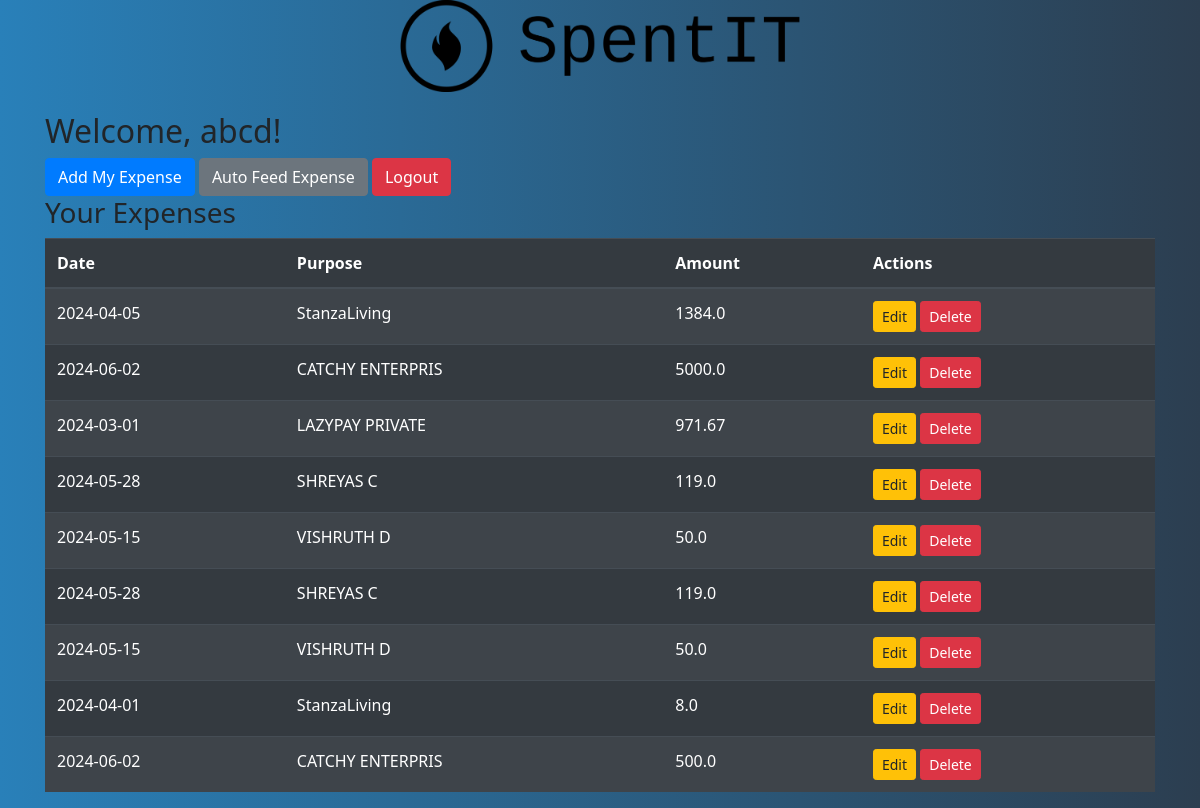
Page /user (signed in) on the committed database.
### tables this page shows
CREATE TABLE expenses (
            id INTEGER PRIMARY KEY,
            userid INTEGER NOT NULL,
            date TEXT NOT NULL,
            purpose TEXT NOT NULL,
            amount REAL NOT NULL,
            FOREIGN KEY (userid) REFERENCES user(userid)
        );

### app.py (the view)
@app.route('/user')
def user():
    if 'loggedin' not in session:
        return redirect('/login')
    expenses = get_expenses(session['userid'])
    return render_template('user.html',expenses=expenses)

### app.py (called while the page is built)
def get_db_connection():
    conn = sqlite3.connect('syst.db')
    conn.row_factory = sqlite3.Row
    return conn

def get_expenses(userid):
    conn = get_db_connection()
    cursor = conn.cursor()
    cursor.execute("SELECT * FROM expenses WHERE userid = ?", (userid,))
    expenses = cursor.fetchall()
    conn.close()
    return expenses

### templates/user.html (shortened to what this page needs)
<!DOCTYPE html>
<html>
<head>
    <link rel="stylesheet" href="https://cdn.jsdelivr.net/npm/bootstrap@4.6.1/dist/css/bootstrap.min.css">
    <link rel="stylesheet" href="{{ url_for('static', filename='css/user.css') }}">
</head>
<body>
    <img src="{{ url_for('static', filename='images/spentit1.png') }}" alt="Your Logo" class="logo">
<div class="container">
    <h2>Welcome, {{ session['name'] }}!</h2>
    <button class="btn btn-primary" data-toggle="modal" data-target="#addExpenseModal">Add My Expense</button>
    <button class="btn btn-secondary" data-toggle="modal" data-target="#autoFeedExpenseModal">Auto Feed Expense</button>
    <a href="/logout" class="btn btn-danger">Logout</a>
    <h3>Your Expenses</h3>
    <table class="table table-striped table-dark">
        <thead>
            <tr>
                <th>Date</th>
                <th>Purpose</th>
                <th>Amount</th>
                <th>Actions</th>
            </tr>
        </thead>
        <tbody>
            {% for expense in expenses %}
            <tr>
                <td>{{ expense['date'] }}</td>
                <td>{{ expense['purpose'] }}</td>
                <td>{{ expense['amount'] }}</td>
                <td>
                    <button class="btn btn-sm btn-warning" data-toggle="modal" data-target="#editExpenseModal" data-id="{{ expense['id'] }}" data-date="{{ expense['date'] }}" data-purpose="{{ expense['purpose'] }}" data-amount="{{ expense['amount'] }}">Edit</button>
                    <button class="btn btn-sm btn-danger" data-toggle="modal" data-target="#deleteExpenseModal" data-id="{{ expense['id'] }}">Delete</button>
                </td>
            </tr>
            {% endfor %}
        </tbody>
    </table>
</div>
</body>
</html>

### static/css/user.css (style rules this page uses)
body { font-family: 'Noto Sans', sans-serif; background: linear-gradient(to right, #2980b9, #2c3e50); }
.logo { width: 400px; height: auto; display: block; margin: 0 auto 20px auto; }

### rows in the picture
expenses: date "2024-04-05", purpose "StanzaLiving", amount "1384.0"
expenses: date "2024-06-02", purpose "CATCHY ENTERPRIS", amount "5000.0"
expenses: date "2024-03-01", purpose "LAZYPAY PRIVATE", amount "971.67"
expenses: date "2024-05-28", purpose "SHREYAS C", amount "119.0"
expenses: date "2024-05-15", purpose "VISHRUTH D", amount "50.0"
expenses: date "2024-05-28", purpose "SHREYAS C", amount "119.0"
expenses: date "2024-05-15", purpose "VISHRUTH D", amount "50.0"
expenses: date "2024-04-01", purpose "StanzaLiving", amount "8.0"
expenses: date "2024-06-02", purpose "CATCHY ENTERPRIS", amount "500.0"

### other values in the picture
{{ session['name'] }} "abcd"
